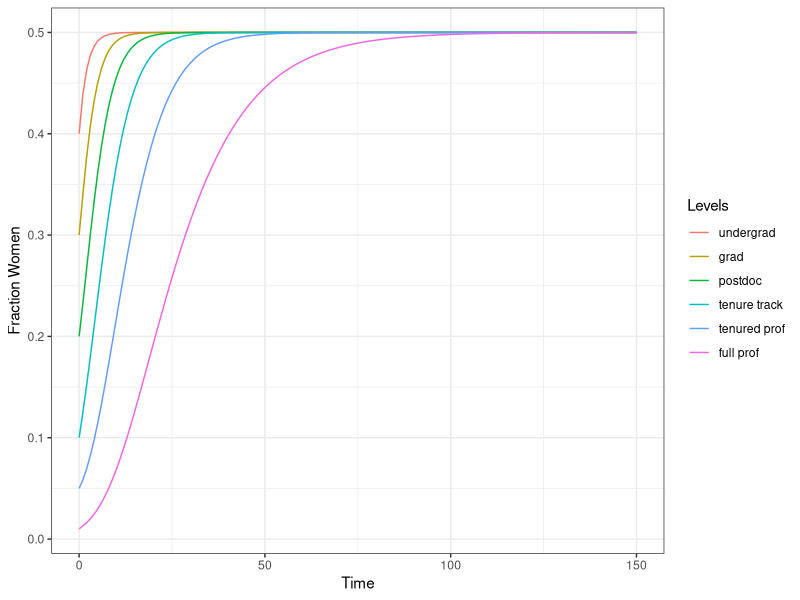
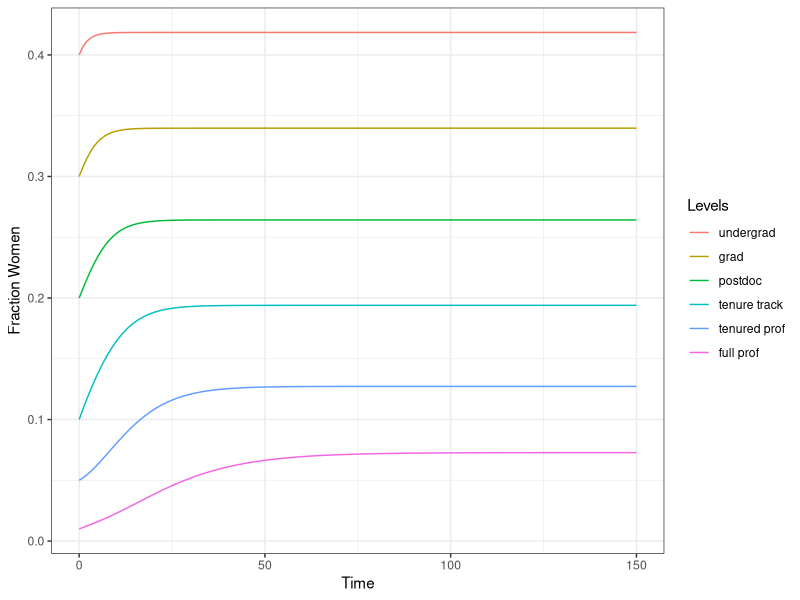
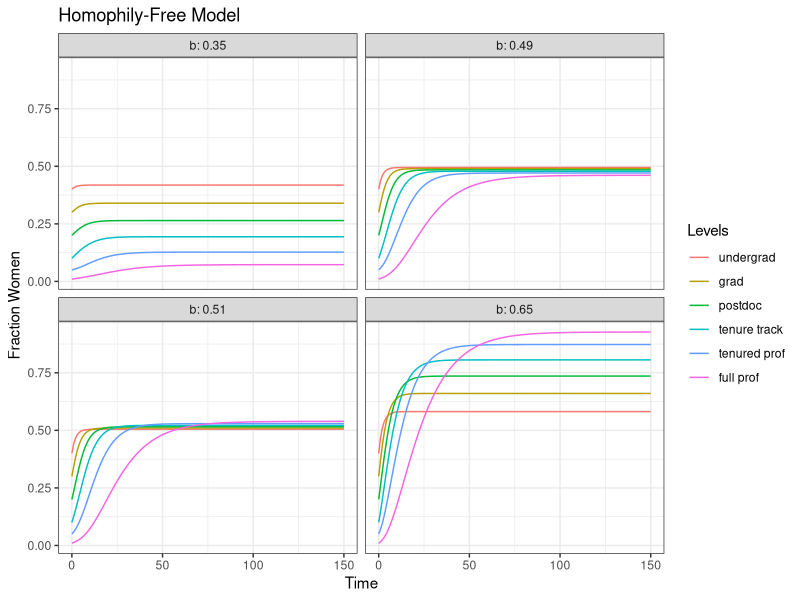
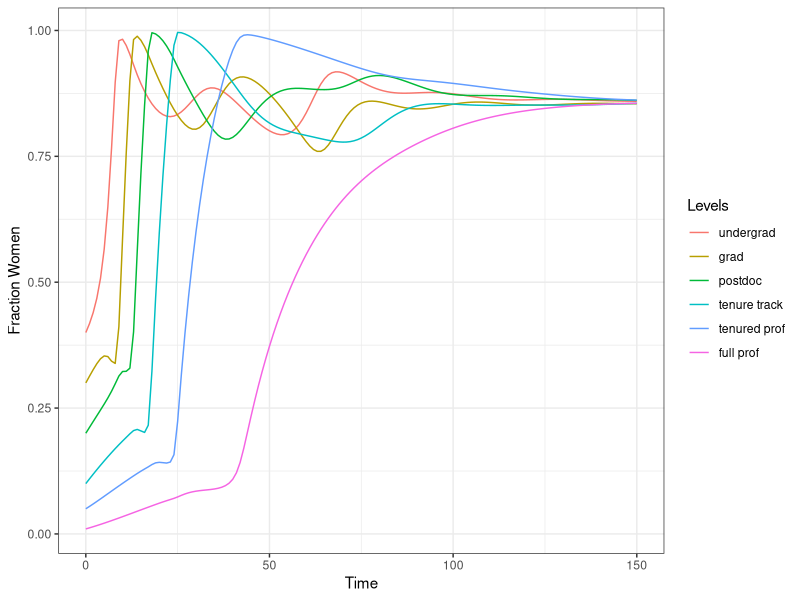
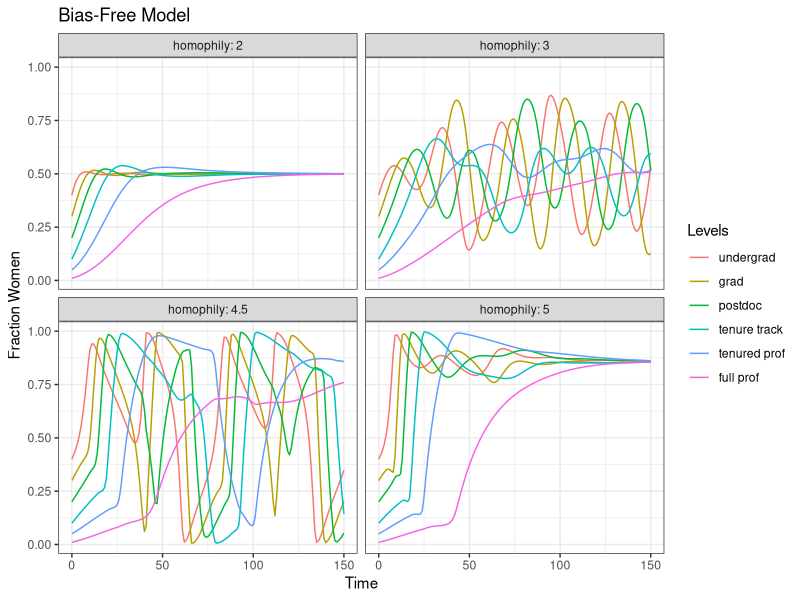
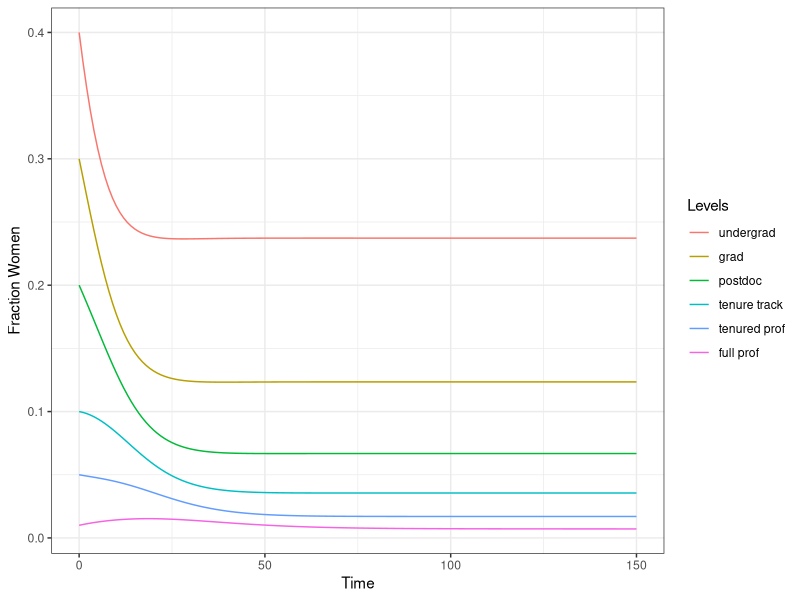
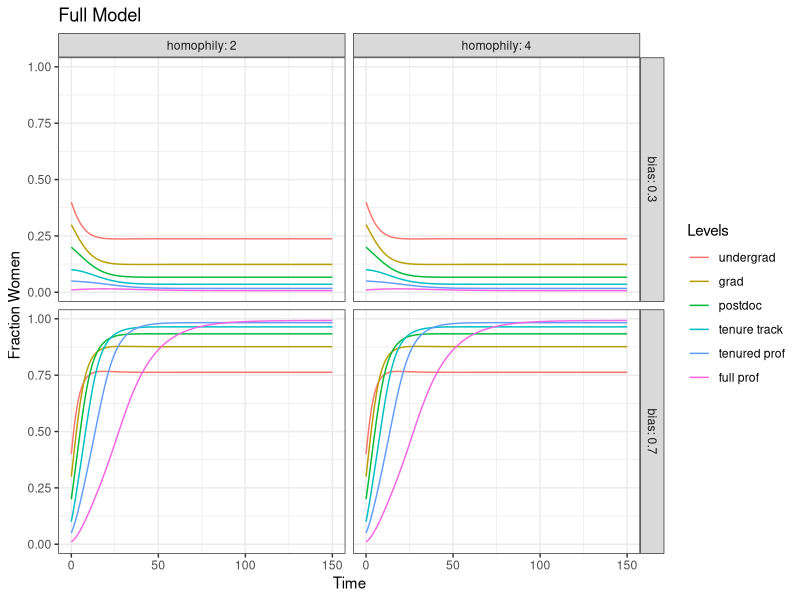
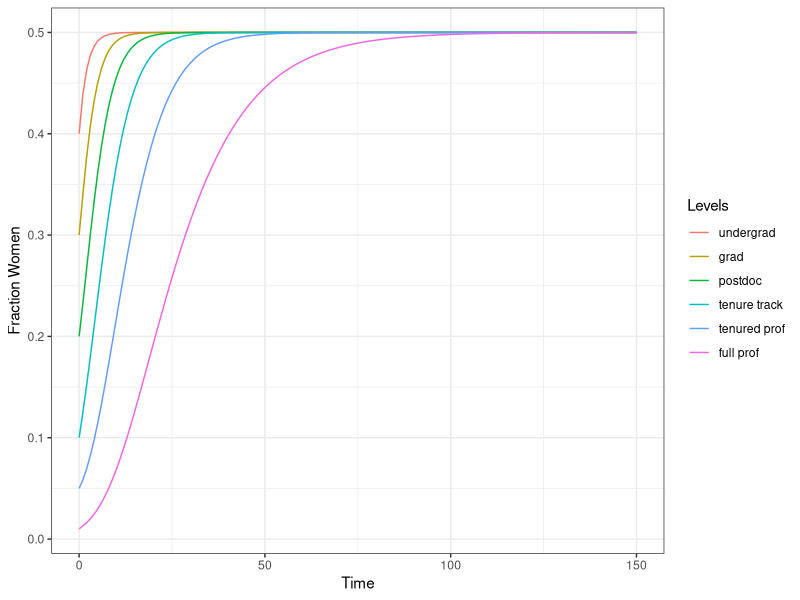

Source code (R) for these figures, in order:
## ---- chunk 1
library(tidyverse)
library(lubridate)
library(knitr)
library(reshape2)
library(car)
library(deSolve)
library(readxl)
## ---- chunk 2
#probability of someone seeking promotion to next level
#u= fraction of like-gendered individuals in level above
#v= fraction of like-gendered individuals in current level
#lambda= strength of homophilic tendency
e <- exp(1)

P_func <- function(u, v, lambda){
  e <- exp(1)
  denom <- 1 + e^(-lambda*(u-v))
  return(1/denom)
}

#fraction of women in applicant pool
F0_func <- function(u, v, lambda){
  num <- v*P_func(u, v, lambda)
  denom <- num + ((1-v)*(P_func(1-u, 1-v, lambda)))
  return(num/denom)
}

#fraction of women promoted to next level
#b= bias (b>0.5 means women are favored)
F_func <- function(u, v, lambda, b){
  num <- b*v*P_func(u, v, lambda)
  denom <- num + ((1-b)*(1-v)*P_func(1-u, 1-v, lambda))
  return(num/denom)
}
## ---- chunk 3
capital_r <- c(1/4, 1/5, 1/6, 1/7, 1/9, 1/15)
capital_r

n <- c(13, 8, 5, 3, 2, 1)

times <- seq(from=0,to=150,by=1)
xstart <- c(0.4, 0.3, 0.2, 0.1, 0.05, 0.01)
## ---- chunk 4
null_model <- function (t, x, parms) {
  x0 <- 0.5
  x1 <- x[1]
  x2 <- x[2]
  x3 <- x[3]
  x4 <- x[4]
  x5 <- x[5]
  x6 <- x[6]
  cap_r <- parms$cap_r
  L <- length(cap_r)
  cap_n <- parms$cap_n
  low_r <- vector(mode="numeric", length=length(cap_r))
  for(j in seq_along(cap_r)){
  products <- vector(mode="numeric", length=length((j+1):L))
  for(k in seq_along(products)){
    products[k] <- cap_r[j+k]*n[j+k]
    }
  num <- sum(products)
  denom <- cap_r[j] * n[j]
  final <- num/denom
  low_r[j] <- final
  }
  0 -> low_r[is.na(low_r)]
  dx1dt <- cap_r[1] * (1 + low_r[1]) * (x0 - x1)
  dx2dt <- cap_r[2] * (1 + low_r[2]) * (x1 - x2)
  dx3dt <- cap_r[3] * (1 + low_r[3]) * (x2 - x3)
  dx4dt <- cap_r[4] * (1 + low_r[4]) * (x3 - x4)
  dx5dt <- cap_r[5] * (1 + low_r[5]) * (x4 - x5)
  dx6dt <- cap_r[6] * (1 + low_r[6]) * (x5 - x6)
  derivs <- c(dx1dt, dx2dt, dx3dt, dx4dt, dx5dt, dx6dt)
  list(derivs)
}

param_null <- list(cap_r = capital_r, cap_n = n)

null_model <- ode(y = xstart, times = times, func = null_model, parms = param_null)

null_model <- as.data.frame(null_model)
names(null_model) <- c("time", "undergrad", "grad", "postdoc", "tenure track", "tenured prof", "full prof")

null_data <- melt(null_model, id.vars = "time")
head(null_data)
null_graph <- null_data %>% ggplot(aes(x=time, y=value, color=variable)) +
  geom_line() +
  labs(x="Time", y="Fraction Women", color="Levels") +
  theme_bw()
null_graph

pdf("null_model.jpg") 
null_graph
dev.off() 
## ---- chunk 5
model_homo_free <- function (t, x, parms) {
  x0 <- 0.5
  x1 <- x[1]
  x2 <- x[2]
  x3 <- x[3]
  x4 <- x[4]
  x5 <- x[5]
  x6 <- x[6]
  cap_r <- parms$cap_r
  L <- length(cap_r)
  cap_n <- parms$cap_n
  b <- parms$bias
  low_r <- vector(mode="numeric", length=length(cap_r))
  for(j in seq_along(cap_r)){
  products <- vector(mode="numeric", length=length((j+1):L))
  for(k in seq_along(products)){
    products[k] <- cap_r[j+k]*n[j+k]
  }
  num <- sum(products)
  denom <- cap_r[j] * n[j]
  final <- num/denom
  low_r[j] <- final
  }
  0 -> low_r[is.na(low_r)]
  dx1dt <- (cap_r[1]*(1+low_r[1])*(b*x0)/((b*x0)+((1-b)*(1-x0)))) - 
    (cap_r[1]*x1) - ((cap_r[1]*low_r[1]*(b*x1))/((b*x1)+((1-b)*(1-x1))))
  dx2dt <- (cap_r[2]*(1+low_r[2])*(b*x1)/((b*x1)+((1-b)*(1-x1)))) - 
    (cap_r[2]*x2) - ((cap_r[2]*low_r[2]*(b*x2))/((b*x2)+((1-b)*(1-x2))))
  dx3dt <- (cap_r[3]*(1+low_r[3])*(b*x2)/((b*x2)+((1-b)*(1-x2)))) - 
    (cap_r[3]*x3) - ((cap_r[3]*low_r[3]*(b*x3))/((b*x3)+((1-b)*(1-x3))))
  dx4dt <- (cap_r[4]*(1+low_r[4])*(b*x3)/((b*x3)+((1-b)*(1-x3)))) - 
    (cap_r[4]*x4) - ((cap_r[4]*low_r[4]*(b*x4))/((b*x4)+((1-b)*(1-x4))))
  dx5dt <- (cap_r[5]*(1+low_r[5])*(b*x4)/((b*x4)+((1-b)*(1-x4)))) - 
    (cap_r[5]*x5) - ((cap_r[5]*low_r[5]*(b*x5))/((b*x5)+((1-b)*(1-x5))))
  dx6dt <- (cap_r[6]*(1+low_r[6])*(b*x5)/((b*x5)+((1-b)*(1-x5)))) - 
    (cap_r[6]*x6) - ((cap_r[6]*low_r[6]*(b*x6))/((b*x6)+((1-b)*(1-x6))))
  derivs <- c(dx1dt, dx2dt, dx3dt, dx4dt, dx5dt, dx6dt)
  list(derivs)
}

b <- 0.35

param_homo <- list(cap_r = capital_r, cap_n = n, bias = b)

homo_free <- ode(y = xstart, times = times, func = model_homo_free, parms = param_homo)

homo_free <- as.data.frame(homo_free)
names(homo_free) <- c("time", "undergrad", "grad", "postdoc", "tenure track", "tenured prof", "full prof")

homo_free_data <- melt(homo_free, id.vars = "time")

homo_free_data %>% ggplot(aes(x=time, y=value, color=variable)) +
  geom_line() +
  labs(x="Time", y="Fraction Women", color="Levels") +
  theme_bw()
## ---- chunk 6
biases_to_test <- c(0.35, 0.49, 0.51, 0.65)

varied_biases_data <- vector(mode="list", length=length(biases_to_test))
names(varied_biases_data) <- paste0("b=", biases_to_test)
for(i in seq_along(biases_to_test)){
  bias_i <- biases_to_test[i]
  parameter <- list(cap_r = capital_r, cap_n = n, bias = bias_i)
  ode_solve <- ode(y = xstart, times = times, func = model_homo_free, parms = parameter)
  ode_solve <- as.data.frame(ode_solve)
  names(ode_solve) <- c("time", "undergrad", "grad", "postdoc", "tenure track", "tenured prof", "full prof")
  data <- melt(ode_solve, id.vars = "time")
  data <- data %>% mutate(b = bias_i)
  varied_biases_data[[i]] <- data
}

data_collected <- do.call(rbind, varied_biases_data)

data_collected %>% ggplot(aes(x=time, y=value, color=variable)) + 
  geom_line() +
  labs(x="Time", y="Fraction Women", color="Levels", title = "Homophily-Free Model") +
  theme_bw() +
  facet_wrap(~ b, labeller = label_both)
## ---- chunk 7
model_bias_free <- function (t, x, parms) {
  x0 <- 0.5
  x1 <- x[1]
  x2 <- x[2]
  x3 <- x[3]
  x4 <- x[4]
  x5 <- x[5]
  x6 <- x[6]
  cap_r <- parms$cap_r
  L <- length(cap_r)
  cap_n <- parms$cap_n
  lambda <- parms$lambda
  low_r <- vector(mode="numeric", length=length(cap_r))
  for(j in seq_along(cap_r)){
  products <- vector(mode="numeric", length=length((j+1):L))
  for(k in seq_along(products)){
    products[k] <- cap_r[j+k]*cap_n[j+k]
  }
  num <- sum(products)
  denom <- cap_r[j] * cap_n[j]
  final <- num/denom
  low_r[j] <- final
  }
  0 -> low_r[is.na(low_r)]
  dx1dt <- cap_r[1]*(((1+low_r[1])*F0_func(x1, x0, lambda)) - x1 - (low_r[1]*F0_func(x2, x1, lambda)))
  dx2dt <- cap_r[2]*(((1+low_r[2])*F0_func(x2, x1, lambda)) - x2 - (low_r[2]*F0_func(x3, x2, lambda)))
  dx3dt <- cap_r[3]*(((1+low_r[3])*F0_func(x3, x2, lambda)) - x3 - (low_r[3]*F0_func(x4, x3, lambda)))
  dx4dt <- cap_r[4]*(((1+low_r[4])*F0_func(x4, x3, lambda)) - x4 - (low_r[4]*F0_func(x5, x4, lambda)))
  dx5dt <- cap_r[5]*(((1+low_r[5])*F0_func(x5, x4, lambda)) - x5 - (low_r[5]*F0_func(x6, x5, lambda)))
  dx6dt <- cap_r[6]*F0_func(x6, x5, lambda) - cap_r[6]*x6
  derivs <- c(dx1dt, dx2dt, dx3dt, dx4dt, dx5dt, dx6dt)
  list(derivs)
}

lambda <- 5

param_bias <- list(cap_r = capital_r, cap_n = n, lambda = lambda)

bias_free <- ode(y = xstart, times = times, func = model_bias_free, parms = param_bias)

bias_free <- as.data.frame(bias_free)
names(bias_free) <- c("time", "undergrad", "grad", "postdoc", "tenure track", "tenured prof", "full prof")
head(bias_free)

bias_free_data <- melt(bias_free, id.vars = "time")
head(bias_free_data)
bias_free_data %>% ggplot(aes(x=time, y=value, color=variable)) +
  geom_line() +
  labs(x="Time", y="Fraction Women", color="Levels") +
  theme_bw()
## ---- chunk 8
homophily_to_test <- c(2, 3, 4.5, 5)
homophily_to_test
varied_homo_data <- vector(mode="list", length=length(homophily_to_test))
names(varied_homo_data) <- paste0("lambda=", homophily_to_test)
for(i in seq_along(homophily_to_test)){
  lambda <- homophily_to_test[i]
  param_bias <- list(cap_r = capital_r, cap_n = n, lambda = lambda)
  sol <- ode(y = xstart, times = times, func = model_bias_free, parms = param_bias)
  sol <- as.data.frame(sol)
  names(sol) <- c("time", "undergrad", "grad", "postdoc", "tenure track", "tenured prof", "full prof")
  dat <- melt(sol, id.vars = "time")
  dat <- dat %>% mutate(homophily=lambda)
  varied_homo_data[[i]] <- dat
}

bias_free_collected <- do.call(rbind, varied_homo_data)

bias_free_collected %>% ggplot(aes(x=time, y=value, color=variable)) + 
  geom_line() +
  labs(x="Time", y="Fraction Women", color="Levels", title = "Bias-Free Model") +
  theme_bw() +
  facet_wrap(~ homophily, labeller = label_both)
## ---- chunk 9
full_model <- function (t, x, parms) {
  x0 <- 0.5
  x1 <- x[1]
  x2 <- x[2]
  x3 <- x[3]
  x4 <- x[4]
  x5 <- x[5]
  x6 <- x[6]
  cap_r <- parms$cap_r
  L <- length(cap_r)
  cap_n <- parms$cap_n
  lambda <- parms$lambda
  b <- parms$bias
  low_r <- vector(mode="numeric", length=length(cap_r))
  for(j in seq_along(cap_r)){
  products <- vector(mode="numeric", length=length((j+1):L))
  for(k in seq_along(products)){
    products[k] <- cap_r[j+k]*cap_n[j+k]
    }
  num <- sum(products)
  denom <- cap_r[j] * cap_n[j]
  final <- num/denom
  low_r[j] <- final
  }
  0 -> low_r[is.na(low_r)]
  dx1dt <- (cap_r[1]*(1+low_r[1])*F_func(u = x1, v = x0, lambda = lambda, b = b)) - (cap_r[1]*x1) - 
    (cap_r[1]*low_r[1]*F_func(u = x2, v = x1, lambda = lambda, b = b))
  dx2dt <- (cap_r[2]*(1+low_r[2])*F_func(u = x2, v = x1, lambda = lambda, b = b)) - (cap_r[2]*x2) - 
    (cap_r[2]*low_r[2]*F_func(u = x3, v = x2, lambda = lambda, b = b))
  dx3dt <- (cap_r[3]*(1+low_r[3])*F_func(u = x3, v = x2, lambda = lambda, b = b)) - (cap_r[3]*x3) - 
    (cap_r[3]*low_r[3]*F_func(u = x4, v = x3, lambda = lambda, b = b))
  dx4dt <- (cap_r[4]*(1+low_r[4])*F_func(u = x4, v = x3, lambda = lambda, b = b)) - (cap_r[4]*x4) - 
    (cap_r[4]*low_r[4]*F_func(u = x5, v = x4, lambda = lambda, b = b))
  dx5dt <- (cap_r[5]*(1+low_r[5])*F_func(u = x5, v = x4, lambda = lambda, b = b)) - (cap_r[5]*x5) - 
    (cap_r[5]*low_r[5]*F_func(u = x6, v = x5, lambda = lambda, b = b))
  dx6dt <- (cap_r[6]*F_func(u = x6, v = x5, lambda = lambda, b = b)) - (cap_r[6]*x6)
  derivs <- c(dx1dt, dx2dt, dx3dt, dx4dt, dx5dt, dx6dt)
  list(derivs)
}

lambda <- 3

b <- 0.3

params <- list(cap_r = capital_r, cap_n = n, lambda = lambda, bias = b)

full_output <- ode(y = xstart, times = times, func = full_model, parms = params)

diagnostics(full_output)

full_output <- as.data.frame(full_output)
names(full_output) <- c("time", "undergrad", "grad", "postdoc", "tenure track", "tenured prof", "full prof")

full_data <- melt(full_output, id.vars = "time")
head(full_data)
full_data %>% ggplot(aes(x=time, y=value, color=variable)) +
  geom_line() +
  labs(x="Time", y="Fraction Women", color="Levels") +
  theme_bw()
## ---- chunk 10
bias_test <- c(0.3, 0.3, 0.7, 0.7)
homophily_test <- c(2, 4, 2, 4)
trials <- if(length(bias_test) == length(homophily_test)){
  length(bias_test)
  } else{
  0
}

varied_full_data <- vector(mode="list", length=trials)
names(varied_full_data)
length(varied_full_data)
for(i in seq_len(trials)){
  bias_name <- paste0("b=", bias_test[i])
  homo_name <- paste0("l=", homophily_test[i])
  names(varied_full_data)[i] <- paste(bias_name, homo_name, sep = ",")
}
names(varied_full_data)
for(i in seq_len(trials)){
  b <- bias_test[i]
  l <- homophily_test[i]
  params <- list(cap_r = capital_r, cap_n = n, lambda = lambda, bias = b)
  dat <- ode(y = xstart, times = times, func = full_model, parms = params)
  dat <- as.data.frame(dat)
  names(dat) <- c("time", "undergrad", "grad", "postdoc", "tenure track", "tenured prof", "full prof")
  dat_use <- melt(dat, id.vars = "time")
  dat_use <- dat_use %>% mutate(bias=b, homophily=l)
  varied_full_data[[i]] <- dat_use
}

entire_full_model <- do.call(rbind, varied_full_data)
head(entire_full_model)

entire_full_model %>% ggplot(aes(x=time, y=value, color=variable)) + 
  geom_line() +
  theme_bw() +
  facet_grid(bias ~ homophily, labeller = label_both) +
  labs(x="Time", y="Fraction Women", color="Levels", title = "Full Model")
